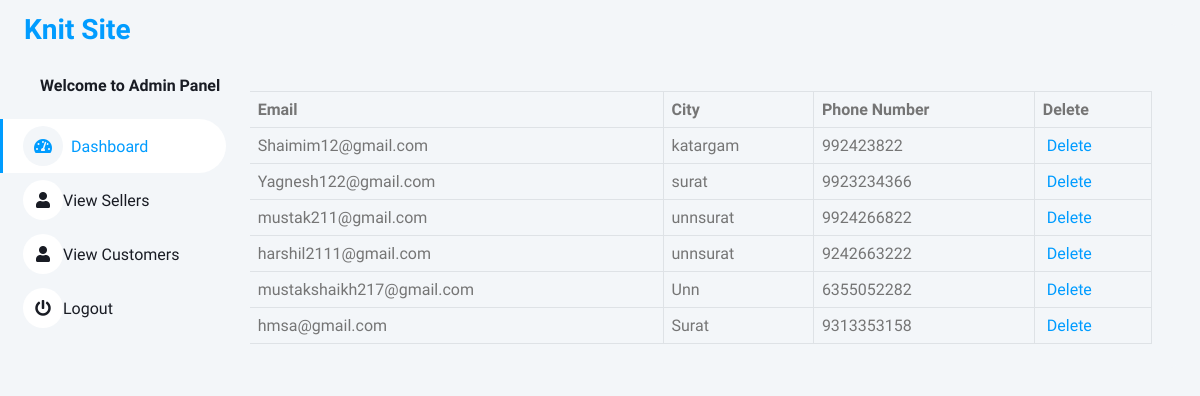
Screenshot of /Admin/view_sellers.php with the database file from the repository.
### tables this page shows
CREATE TABLE `sellerregistration` (
  `SellerId` int(11) NOT NULL,
  `SellerFirstName` varchar(30) NOT NULL,
  `SellerMiddleName` varchar(30) NOT NULL,
  `SellerLastName` varchar(30) NOT NULL,
  `MobileNumber` char(10) NOT NULL,
  `EmailAddress` varchar(30) NOT NULL,
  `UserName` varchar(30) NOT NULL,
  `Password` char(32) NOT NULL,
  `BusinessLocation` varchar(50) NOT NULL,
  `Pincode` int(6) NOT NULL,
  `BusinessType` varchar(20) NOT NULL,
  `CreationDate` datetime NOT NULL,
  `status` varchar(1) NOT NULL DEFAULT '1',
  `businessdoc` varchar(256) DEFAULT NULL
);

### Admin/view_sellers.php (the view, shortened to what this page needs)
<?php
include 'includes/sidebar.php';
include 'includes/db.php';
?>
<div class="container-fluid pt-4 px-4">
    <div class="bg-light text-center rounded p-4">
        <div class="d-flex align-items-center justify-content-between mb-4">
            <h6 class="mb-0">View Sellers</h6>
        </div>
        <div class="table-responsive">
            <table class="table text-start align-middle table-bordered table-hover mb-0">
                <thead>
                    <tr>
                        <th>#</th>
                        <th>Name</th>
                        <th>Email</th>
                        <th>City</th>
                        <th>Phone Number</th>
                        <th>Delete</th>
                    </tr>
                </thead>
                <tbody>
                    <?php
                    $get_c = "select * from sellerregistration";
                    $run_c = mysqli_query($con, $get_c);
                    while ($row_c = mysqli_fetch_array($run_c)) {
                        $c_id = $row_c['SellerId'];
                        $c_name = $row_c['SellerFirstName'];
                        $c_email = $row_c['EmailAddress'];
                        $c_city = $row_c['BusinessLocation'];
                        $c_contact = $row_c['MobileNumber'];
                    ?>
                        <tr>
                            <td><?php echo $c_id; ?></td>
                            <td><?php echo $c_name; ?></td>
                            <td><?php echo $c_email; ?></td>
                            <td><?php echo $c_city; ?></td>
                            <td><?php echo $c_contact; ?></td>
                            <td>
                                <a href="delete_sellers.php?delete_sellers=<?php echo $c_id; ?>">
                                    <i class="fa fa-trash-o"></i> Delete
                                </a>
                            </td>
                        </tr>
                    <?php } ?>
                </tbody>
            </table>
        </div>
    </div>
</div>

### rows the page displays
sellerregistration: EmailAddress "Shaimim12@gmail.com", BusinessLocation "katargam", MobileNumber "992423822"
sellerregistration: EmailAddress "Yagnesh122@gmail.com", BusinessLocation "surat", MobileNumber "9923234366"
sellerregistration: EmailAddress "mustak211@gmail.com", BusinessLocation "unnsurat", MobileNumber "9924266822"
sellerregistration: EmailAddress "harshil2111@gmail.com", BusinessLocation "unnsurat", MobileNumber "9242663222"
sellerregistration: EmailAddress "mustakshaikh217@gmail.com", BusinessLocation "Unn", MobileNumber "6355052282"
sellerregistration: EmailAddress "hmsa@gmail.com", BusinessLocation "Surat", MobileNumber "9313353158"
